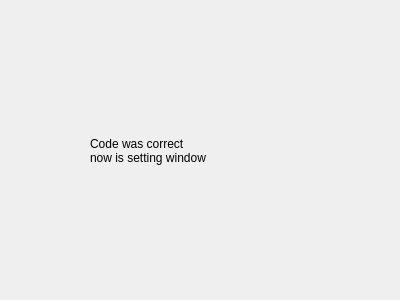
<?xml version="1.0" encoding="UTF-8"?>
<ui version="4.0">
 <class>SettingWindow</class>
 <widget class="QWidget" name="SettingWindow">
  <property name="geometry">
   <rect>
    <x>0</x>
    <y>0</y>
    <width>400</width>
    <height>300</height>
   </rect>
  </property>
  <property name="windowTitle">
   <string>Form</string>
  </property>
  <widget class="QLabel" name="label">
   <property name="geometry">
    <rect>
     <x>90</x>
     <y>60</y>
     <width>291</width>
     <height>181</height>
    </rect>
   </property>
   <property name="styleSheet">
    <string notr="true">font: 16pt &quot;MS Shell Dlg 2&quot;;</string>
   </property>
   <property name="text">
    <string>Code was correct
now is setting window</string>
   </property>
   <property name="scaledContents">
    <bool>false</bool>
   </property>
  </widget>
 </widget>
 <resources/>
 <connections/>
</ui>
